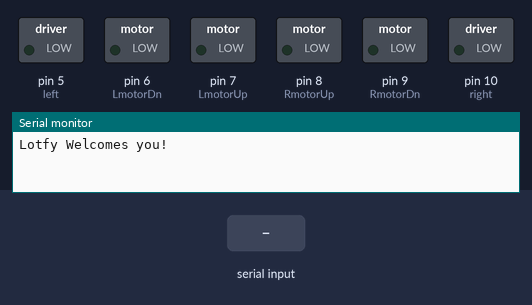
Bench run of a sketch on a simulated Arduino Uno, built with avr-gcc and run on an emulated ATmega328P. On the bench: switched loads named in the sketch (green lamp = pin HIGH), the last lines printed to the serial monitor. The test bench sets the inputs (shaded band).

Above: at 2.2 s.
2.3 s: "F" received over Serial
At 2.6 s:
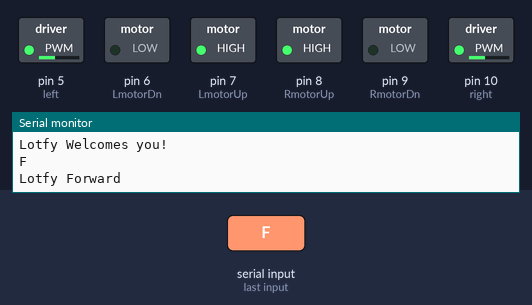
3.8 s: "B" received over Serial
At 4.3 s:
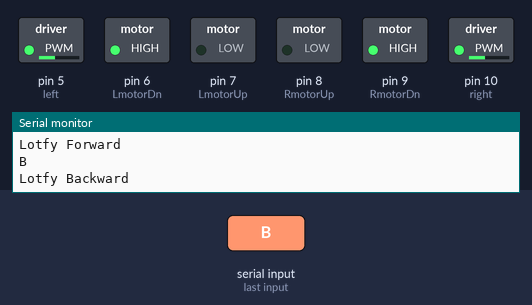
5.3 s: "L" received over Serial
At 6.5 s:
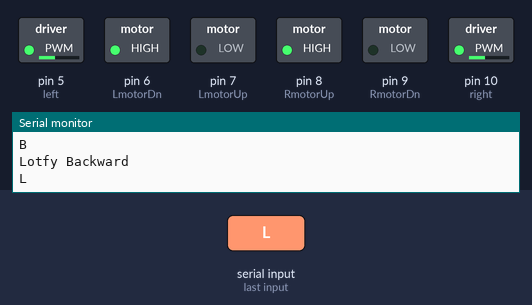
6.8 s: "R" received over Serial
At 7.9 s:
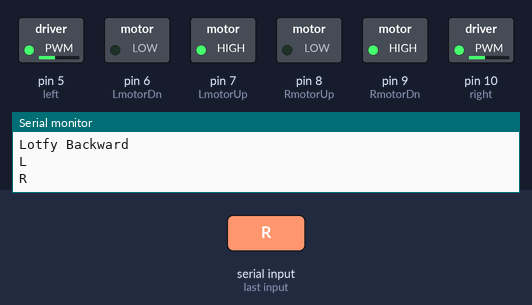
Timing chart, 0 to 9.3 s (numbered marks = the images above; inputs shaded):
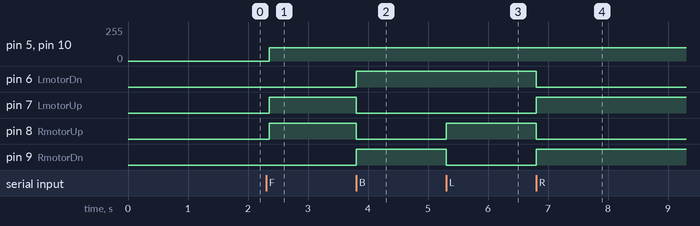

Measured:
- after the input at 2.3 s, pin 5 (left), pin 10 (right): 0/255 → 100/255 after 0.05 s; pin 7 (LmotorUp), pin 8 (RmotorUp): LOW → HIGH after 0.05 s
- after the input at 3.8 s, pin 6 (LmotorDn), pin 9 (RmotorDn): LOW → HIGH at once; pin 7 (LmotorUp), pin 8 (RmotorUp): HIGH → LOW at once
- after the input at 5.3 s, pin 8 (RmotorUp): LOW → HIGH at once; pin 9 (RmotorDn): HIGH → LOW at once
- after the input at 6.8 s, pin 6 (LmotorDn), pin 8 (RmotorUp): HIGH → LOW at once; pin 7 (LmotorUp), pin 9 (RmotorDn): LOW → HIGH at once

The sketch:

Robo.ino
```cpp
/* This code is Written by Rahul Bhatia
 *
 */

int LmotorUp = 7; //initialising Arduino port 10 be be called as LmotorUp
int LmotorDn = 6; //initialising Arduino port 11 be be called as LmotorDn
int RmotorUp = 8;  //initialising Arduino port 8 be be called as RmotorUp
int RmotorDn = 9;  //initialising Arduino port 9 be be called as RmotorDn
int left = 5;
int right = 10;

int L_speed=100;
int R_speed=100;
//#define motor1_1 8
//#define motor1_2 9
//#define motor1_pwm 10 //right
//#define motor2_1 7
//#define motor2_2 6
//#define motor2_pwm 5

void setup()
{
  Serial.begin(9600);
  // Setting ports as OUTPUTS as they supply signal values to motor driver
  pinMode(LmotorUp,OUTPUT);
  pinMode(LmotorDn,OUTPUT);
  pinMode(RmotorUp,OUTPUT);
  pinMode(RmotorDn,OUTPUT);
  pinMode(left,OUTPUT);
  pinMode(right,OUTPUT);
  // Begining statement because i can :P add your robot name in the print statement
  Serial.println("Lotfy Welcomes you!");
  // A delay of 1 second for user
  delay(1000);
}


void loop()
{
  // Checking is Serial data available
  if(Serial.available()>0)
  {
    // Storing value of read data into variable assigned
    char input = Serial.read();

    Serial.println(input);
    switch(input)
    {
      // Calling respective functions if mathced with case label
     case 'F' : MoveF(L_speed,R_speed);
     break;
     // Here is it important to use '' as that stores the ASCII value is the letter in the variable you can add CAPITAL letters
     case 'B' : MoveB(L_speed,R_speed);
     break;
     case 'L' : MoveL(L_speed,R_speed);
     break;
     case 'R' : MoveR(L_speed,R_speed);
     break;
     case 'S'  : Stop();
     break;
      case '1'  : L_speed+=5;
     break;
     case '2'  : L_speed-=5;
     break;
     case '3'  : R_speed+=5;
     break;
     case '4'  : R_speed-=5;
     break;
     default : break;
    }
  }
  delay(50);
}

void MoveF(int L_speed,int R_speed)
{
  // Telling user that the robot will move forward
  Serial.println("Lotfy Forward");

  // We are writing a Digital HIGH to the upper left pin of the motor driver for postive polarity of 5V
  digitalWrite(LmotorUp,HIGH);
  // We are writing a Digital LOW to the lower left pin of the motor driver for negative polarity of 0V
  digitalWrite(LmotorDn,LOW);
  // We are writing a Digital HIGH to the upper right pin of the motor driver for postive polarity of 5V
  digitalWrite(RmotorUp,HIGH);
  // We are writing a Digital HIGH to the lower right pin of the motor driver for negative polarity of 0V
  digitalWrite(RmotorDn,LOW);
  // For entering speed to the pins
  analogWrite(left, L_speed);
  // We are writing a Digital LOW to the lower right pin of the motor driver
  analogWrite(right, R_speed);

  // As a result the robot will move forward
}

void MoveB(int L_speed,int R_speed)
{
  // Telling user that the robot will move backward
  Serial.println("Lotfy Backward");

  // Reversing the Digital HIGH/LOW for all the pins of the moto driver exact opposite of the forward function MoveF
  digitalWrite(LmotorUp,LOW);
  digitalWrite(LmotorDn,HIGH);
  analogWrite(left, L_speed);
  digitalWrite(RmotorUp,LOW);
  digitalWrite(RmotorDn,HIGH);
  analogWrite(right, R_speed);

}


void MoveL(int L_speed,int R_speed)
{
  analogWrite(left,L_speed);
  analogWrite(right,R_speed);
  digitalWrite(RmotorUp,1);
  digitalWrite(RmotorDn,0);
  digitalWrite(LmotorUp,0);
  digitalWrite(LmotorDn,1);
}
void MoveR(int L_speed,int R_speed)
{
  analogWrite(left,L_speed);
  analogWrite(right,R_speed);
  digitalWrite(RmotorUp,0);
  digitalWrite(RmotorDn,1);
  digitalWrite(LmotorUp,1);
  digitalWrite(LmotorDn,0);
}


void Stop()
{
  // Telling user that the robot will move right
  Serial.println("Lotfy Stop!!");

  //Writing a digital LOW to all pins associated with movement of motor driver causes all motors to stop
  digitalWrite(LmotorUp,LOW);
  digitalWrite(LmotorDn,LOW);
  digitalWrite(RmotorUp,LOW);
  digitalWrite(RmotorDn,LOW);
  digitalWrite(right, 00);
  digitalWrite(left, 00);

  // Result robot will not move anywhere
}
```
